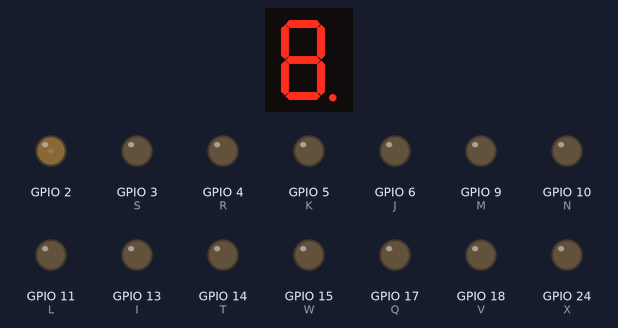
The program below on a simulated Raspberry Pi (BCM pin numbers). On the bench: 1-digit seven-segment display, output pins drawn as LEDs (lit = HIGH). The segment pins are drawn as the display they are named for; the clock reads 2024-03-15 10:24:30 at power-on unless the program sets it; pins used as bus, display or sensor lines are not drawn. At 10.0 s the program stops and its outputs stay as they are.

Above: at 0.63 s.
At 3.17 s:
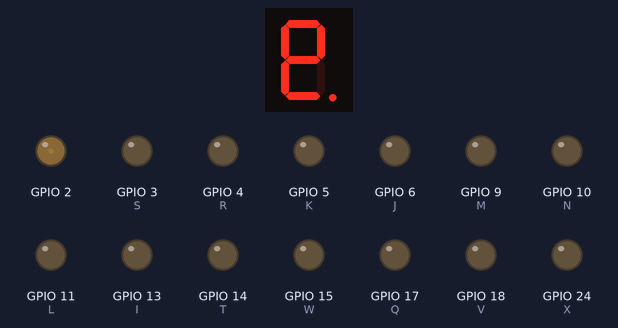
Timing chart, 0 to 11.5 s (numbered marks = the images above):
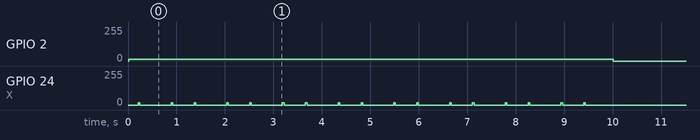

Measured:
- by itself, GPIO 2: 0/255 → 13/255 at 0.01 s, → 0/255 10.0 s later
- by itself, GPIO 24 (X): repeats every 1.1 s: 0/255 0.64 s, 18/255 0.03 s, 0/255 0.44 s, 18/255 0.03 s, until it stays 0/255 from 9.4 s
- what the display in image 0 shows lasts 0.4 s, from 0.4 s to 0.8 s

The program:

sweep.py
```python
"""
This script creates pretty animation on the programmable christmas star.
It works as follows:
 - Define the animation parameters at the top of the file
 - The script then calculates the x,y coordinates of the LEDS on the star
 - It then creates an animation by highlighting LED's at a certain coordinate (e.g. x=0)
"""
import math
from time import sleep, time
from gpiozero import LEDBoard

# I've defined four modes of operation: loop over the x-axis, the y-axis, radially or in an angular motion.
MODE = "x"              # can be "x", "y", "x", "radial", "angular"
MAX_BRIGHTNESS = 0.1    # maximum brightness of the LED's (between 0 and 1)
CENTER_MIN_BRIGHTNESS = 0.05 # How much the center circle leds should light up at minimum, which can be pretty
FUZZINESS = 0.01         # Value to indicate how much neighbouring leds should light up (between 0 and 1)
BOOMERANG = True        # Should the animation have a boomerang effect
ANIMATION_SPEED = 0.2   # How fast the animation should run. Recommended is to change this value and keep FPS fixed.
DURATION_IN_SECONDS = 10 # How long should the animation run (use None) to loop indefinitely
ANIMATION_FPS = 30      # Nice framerate


# START OF SCRIPT
# You don't have to change stuff below this point
# Vector manipulation helpers
def add(vec_1, vec_2):
    return [vec_1[0] + vec_2[0], vec_1[1] + vec_2[1]]


def subtract(vec_1, vec_2):
    return [vec_1[0] - vec_2[0], vec_1[1] - vec_2[1]]


def scalar_multiply(scalar, vector):
    return [scalar * i for i in vector]


def polar_to_cartesian(rho, theta):
    return [rho * math.cos(theta), rho * math.sin(theta)]


def cartesian_to_polar(x, y):
    rho = math.sqrt(x ** 2 + y ** 2)
    theta = math.atan2(y, x)
    return [rho, theta]


def to_theta(phi):
    # Polar coordinates work from the x-axis in CCW direction.
    # I'd like to work from the y-axis in CW dir since it's easier in my head
    return math.pi / 2 - phi


def rotate_vector(vector, angle):
    """Rotates vector over an angle
    :param vector: list of 2 numbers
    :param angle: in radians in CW direction
    :return:
    """
    _x = vector[0] * math.cos(angle) + vector[1] * math.sin(angle)
    _y = -vector[0] * math.sin(angle) + vector[1] * math.cos(angle)
    return [_x, _y]


# class used to map pin's on the raspberry to LED's and some basic LED functionality
class Star(LEDBoard):
    # Set up a Star using GPIO Zero to build a class.
    # To use:
    # star = Star() for a simple instance using LED class.
    # star = Star(pwm=True) for a version which can use PWM.
    # See example files in this repo for more examples of use...
    def __init__(self, pwm=False, initial_value=False, pin_factory=None):
        super(Star, self).__init__(
            outer=LEDBoard(
                A=8,B=7,C=12,D=21,E=20,F=16,G=26,H=19,I=13,J=6,K=5,L=11,M=9,
                N=10,O=22,P=27,Q=17,R=4,S=3,T=14,U=23,V=18,W=15,X=24,Y=25,
                pwm=pwm, initial_value=initial_value,
                _order=('A','B','C','D','E','F','G','H','I','J','K','L',
                        'M','N','O','P','Q','R','S','T','U','V','W','X','Y'),
                pin_factory=pin_factory),
            inner=2,
            pwm=pwm, initial_value=initial_value,
            _order=('inner','outer'),
            pin_factory=pin_factory
            )


# class used to store the LED's x,y coordinates and return basic properties
# like the distance from the center, or the angle where angle=0 means the line from the
# center of the star to the first, top LED.
class Led:
    def __init__(self, led, r_center=None):
        self.x = 0
        self.y = 0
        self.led = led
        self.is_center = False
        self.r_center = r_center

    def get_polar(self):
        return (
            cartesian_to_polar(self.x, self.y)
            if not self.is_center
            else [self.r_center, 0]
        )

    def get_cartesian(self):
        return [self.x, self.y]

    def set_polar(self, r, rho):
        self.x = r * math.cos(to_theta(rho))
        self.y = r * math.sin(to_theta(rho))

    def set_cartesian(self, x, y):
        self.x = x
        self.y = y

    def set_led(self, led):
        self.led = led

    def get_led(self):
        return self.led


def calculate_led_positions(star, r_big, r_small, r_center):
    # Position of the first led in polar coordinates
    v_0_p = [r_big, to_theta(0)]
    v_0_xy = polar_to_cartesian(v_0_p[0], v_0_p[1])
    # Position of the first 'indent' of the star in polar coordinates
    v_1_p = [r_small, to_theta(math.pi / 4)]
    v_1_xy = polar_to_cartesian(v_1_p[0], v_1_p[1])

    v_diff_xy = subtract(v_1_xy, v_0_xy)

    # First initialize the leds and omit the center led (it will be added back later)
    leds = [Led(led) for led in star.leds]
    leds[0].set_cartesian(0, 0)
    leds[0].is_center = True
    leds[0].r_center = r_center
    center_led = leds.pop(0)  # Rotate the list so the center led is last

    # calculate the postion of the leds on the outer vertices of the star
    # You only need to calculate 3 led positions. The rest follows from mirror & rotation symmetry
    for led_no in range(3):
        # First calculate the position of the led on the top peak
        # and it's corresponding led on the left, which is mirrored
        #
        # The 3 leds start at the point, and end at 9/10th before the 'inner' point.
        # Therefore, we evenly space them at 3/10th, 6/10th and 9/10th along the vertex
        pos_0 = add(v_0_xy, scalar_multiply(3.0 / 10.0 * led_no, v_diff_xy))
        pos_0_symm = [-pos_0[0], pos_0[1]]

        for point_no in range(5):
            # Position of the led
            led = leds[led_no + point_no * 5]
            led_pos = rotate_vector(pos_0, math.pi * 2 / 5 * point_no)
            led.set_cartesian(led_pos[0], led_pos[1])
            # And the position of the one on the opposite side of the star point
            led_symm = leds[-led_no + point_no * 5]
            led_pos_symm = rotate_vector(pos_0_symm, math.pi * 2 / 5 * point_no)
            led_symm.set_cartesian(led_pos_symm[0], led_pos_symm[1])

    # add back the center led at the end of the array
    leds.append(center_led)
    return leds


def get_brightness(distance, fuzziness):
    if fuzziness == 0:
        corr_factor = 1000
    else:
        corr_factor = 1 / fuzziness
    return round(1 - math.tanh(distance * corr_factor), 2)


def get_brightness_angle(ang1, ang2, led_radius, fuzziness):
    dist = abs(ang1 - ang2)
    dist = dist if dist < math.pi else 2 * math.pi - dist
    dist = math.sin(dist) * led_radius
    return get_brightness(dist, fuzziness)


def animate(
    star,
    leds,
    mode,
    animation_speed,
    animation_fps,
    star_size,
    fuzziness=1,
    seconds=None,
    center_min_value=0,
    boomerang=False,
):
    if mode == "radial":
        min_blink_coordinate = -0.5  # For circles
        max_blink_radius = star_size * 1.3
    elif mode in ["x", "y"]:
        min_blink_coordinate = -star_size * 1.5
        max_blink_radius = star_size * 1.5
    elif mode == "angular":
        min_blink_coordinate = -math.pi  # -R*2
        max_blink_radius = math.pi  # R*2

    # Start the blinking at the  first coordinate
    # This can be anywhere between min_blink_coordinate and max_blink_coordinate
    blink_coordinate = min_blink_coordinate
    try:
        # Set a specified end time when it is given
        t_end = time()
        if seconds is not None:
            t_end += seconds

        while True:
            if seconds is not None and time() > t_end:
                break

            # Just turn BOOMERANG on and you see what it means :)
            if boomerang:
                if blink_coordinate > max_blink_radius:
                    animation_speed = -animation_speed
                if blink_coordinate < min_blink_coordinate:
                    animation_speed = -animation_speed
            else:
                if blink_coordinate > max_blink_radius:
                    blink_coordinate = min_blink_coordinate

            if mode == "radial":
                led_filter = [
                    MAX_BRIGHTNESS
                    * get_brightness(abs(led.get_polar()[0] - blink_coordinate)/star_size, fuzziness)
                    for led in leds
                ]
            elif mode == "x":
                led_filter = [
                    MAX_BRIGHTNESS
                    * get_brightness(
                        abs(led.get_cartesian()[0] - blink_coordinate)/star_size, fuzziness
                    )
                    for led in leds
                ]
            elif mode == "y":
                led_filter = [
                    MAX_BRIGHTNESS
                    * get_brightness(
                        abs(led.get_cartesian()[1] - blink_coordinate)/star_size, fuzziness
                    )
                    for led in leds
                ]
            elif mode == "angular":
                led_filter = [
                    MAX_BRIGHTNESS
                    * get_brightness_angle(led.get_polar()[1]/star_size, blink_coordinate, led.get_polar()[0], fuzziness)
                    for led in leds
                ]
                led_filter[-1] = center_min_value
            else:
                raise ValueError(
                    f"Mode '{mode}' not supported. Choose 'x', 'y', 'radial' or 'angular'"
                )

            led_filter[-1] = max(led_filter[-1], center_min_value)

            # This important piece of code actually lights up the leds.
            for idx, led in enumerate(leds):
                led.get_led().value = led_filter[idx]

            sleep(1 / animation_fps)
            blink_coordinate += animation_speed
    except KeyboardInterrupt:
        star.close()


if __name__ == "__main__":
    # This is the main flow of the application

    # The flow start with initializing the raspberry pins to the leds here:
    STAR = Star(pwm=True)

    # Set the radius of the star shape's outer and inner circle. For more info,
    # check https://miro.medium.com/max/1400/1*2j6CODCoHR4YGAd_KovL9w.png
    R_BIG = 1  # Normalized size of the star
    if MODE == "radial":
        # For radial animations, having a small R_SMALL is prettier
        # It makes the leds on the star edge seem closer to the center LED's.
        R_SMALL = R_BIG / 5
    else:
        # This is more realistic considering the size of the actual star
        R_SMALL = R_BIG * 3.5 / 5

    # Set the perceived radius of the center led circle for radial animations. Useful for timing.
    # This sets it to slightly smaller than the distance towards the 'indent' of the star-shape
    R_CENTER = (
        R_SMALL - (R_BIG - R_SMALL) / 10
    )

    # Calculate the x,y coordinates of the led's on the star
    leds_list = calculate_led_positions(STAR, R_BIG, R_SMALL, R_CENTER)
    animate(
        star=STAR,
        leds=leds_list,
        mode=MODE,
        animation_speed=ANIMATION_SPEED,
        animation_fps=ANIMATION_FPS,
        star_size=R_BIG,
        fuzziness=FUZZINESS,
        seconds=DURATION_IN_SECONDS,
        center_min_value=CENTER_MIN_BRIGHTNESS,
        boomerang=BOOMERANG,
    )

    STAR.off()
```
